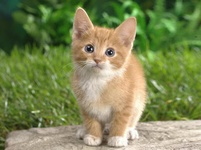
#> input picture 06-08-24/source_images/image1.jpg, 201 x 150 px, shrunk from 512 x 384 before the run; the run also reads 1 picture not shown here
$ python imageProcessing.py
#> lines starting #> are read from the running program, lines starting #| are printed output that depends on the picture
# Write a program that uses multiprocessing to apply a grayscale filter to multiple images concurrently. Save the processed images to a specified directory.

import multiprocessing
from PIL import Image
import os


def apply_grayscale(image_path, output_dir):
    img = Image.open(image_path).convert("L")
    img.save(os.path.join(output_dir, os.path.basename(image_path)))


if __name__ == "__main__":
    image_paths = [
        "source_images/image1.jpg",
        "source_images/image2.jpg",
        "source_images/image3.jpg",
    ]
    output_dir = "processed_images"
    os.makedirs(output_dir, exist_ok=True)

    processes = [
        multiprocessing.Process(target=apply_grayscale, args=(path, output_dir))
        for path in image_paths
    ]

    for process in processes:
        process.start()
#> this loop made 3 passes
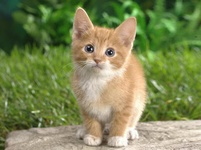
#> input picture 06-08-24/source_images/image1.jpg, 201 x 150 px, shrunk from 512 x 384 before the run
#> pass 1, in apply_grayscale, `img = Image.open(image_path).convert("L")`:
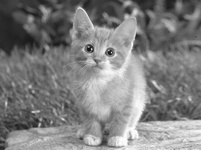
#> img: PIL image 201x150 L; min 13, max 254, mean 127.3
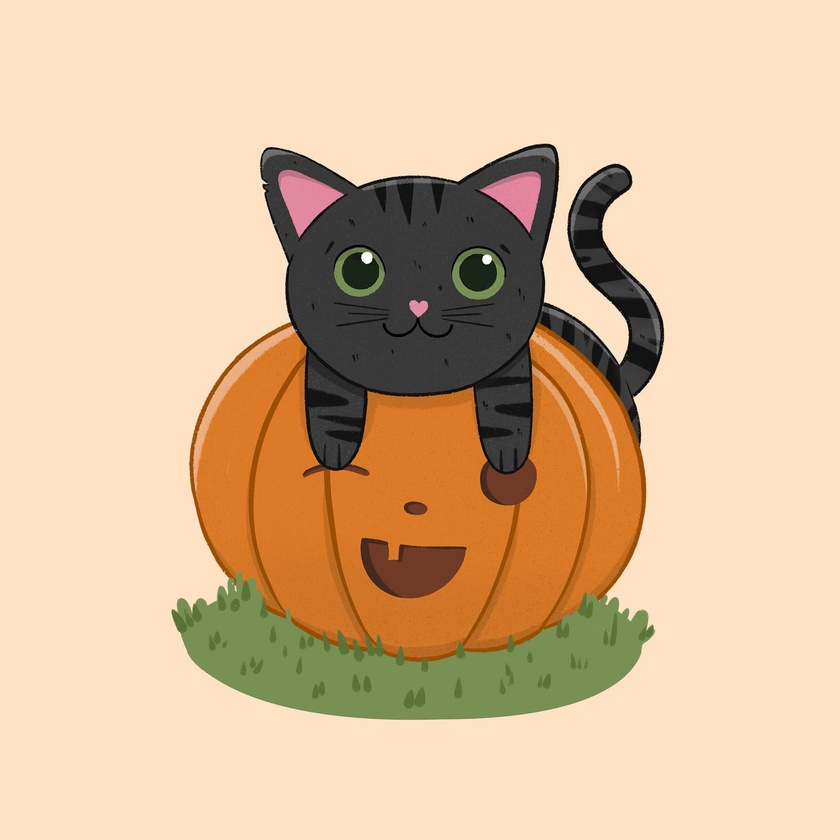
#> input picture 06-08-24/source_images/image2.jpg, 840 x 840 px, shrunk from 2144 x 2144 before the run
#> pass 2, in apply_grayscale (call 2), `img = Image.open(image_path).convert("L")`:
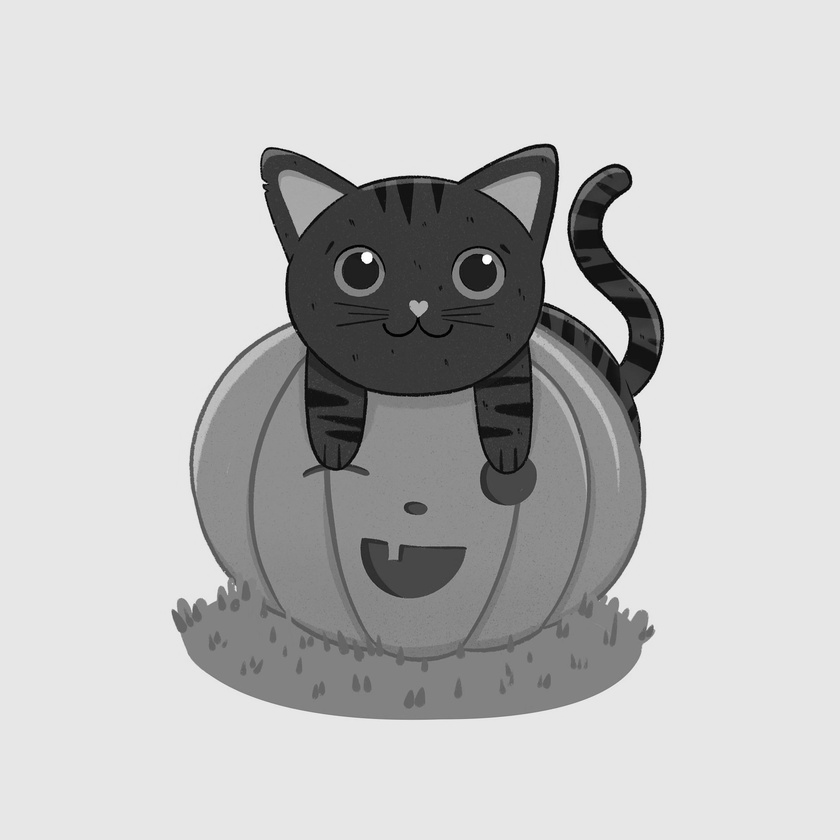
#> img: PIL image 840x840 L; min 0, max 255, mean 192.1
#> pass 3, in apply_grayscale (call 3), `img = Image.open(image_path).convert("L")`:
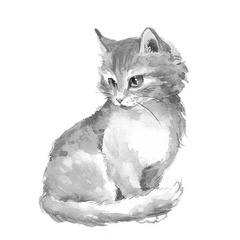
#> img: PIL image 240x240 L; min 21, max 255, mean 233.4

    for process in processes:
        process.join()
